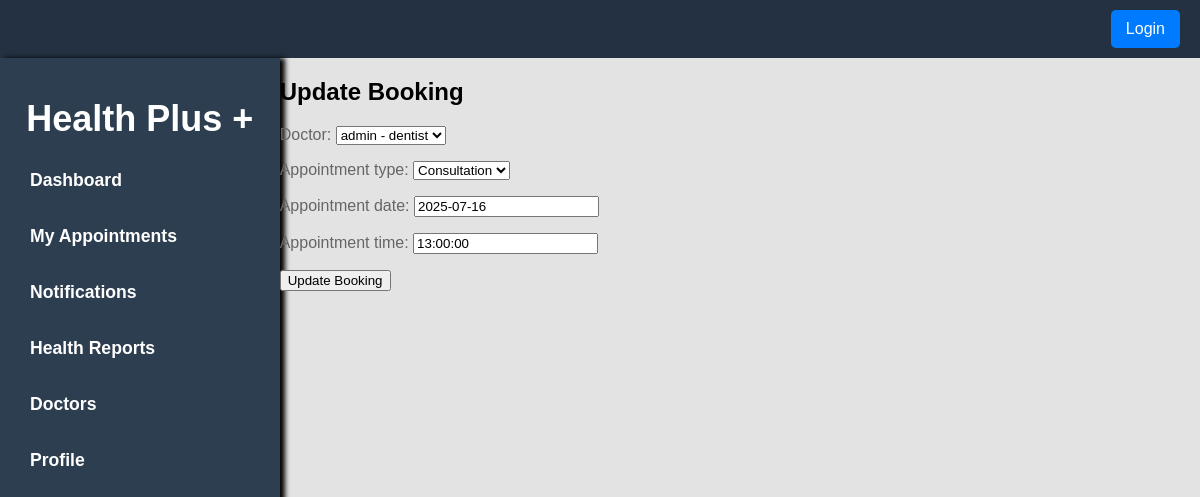
The app's page /appointment/1/update/ with its own data.
### booking/models.py (models this page shows, shortened)
class Appointment(models.Model):
    user = models.ForeignKey(User, on_delete=models.CASCADE, related_name='appointments')
    doctor = models.ForeignKey(Doctor, on_delete=models.CASCADE, related_name='appointments')
    appointment_type = models.ForeignKey(AppointmentType, on_delete=models.CASCADE)
    appointment_date = models.DateField()
    appointment_time = models.TimeField()
    status = models.CharField(max_length=20, choices=[('scheduled', 'Scheduled'), ('completed', 'Completed'), ('canceled', 'Canceled')])
    created_at = models.DateTimeField(auto_now_add=True)
    updated_at = models.DateTimeField(auto_now=True)
    class Meta:
        indexes = [
            models.Index(fields=['appointment_date']),
        ]

### booking/views.py (the view)
# urls.py: path('appointment/<pk>/update/', views.appointmentUpdateView, name='appointment_update'),
def appointmentUpdateView(request, pk):
    booking = get_object_or_404(Appointment, pk=pk)
    if request.method == "POST":
        form = AppointmentForm(request.POST, instance=booking)
        if form.is_valid():
            form.save()
            return redirect("booking_list")
    else:
        form = AppointmentForm(instance=booking)
    context = {
        "title": "Update Appointment",
        "form": form
    }
    return render(request, "appointment/appointment_update.html", context)

### booking/forms.py (shortened to what this page needs)
class AppointmentForm(forms.ModelForm):
    class Meta:
        model = Appointment
        fields = ['doctor', 'appointment_type', 'appointment_date', 'appointment_time']
        widgets = {
            'doctor': forms.Select(attrs={'placeholder': 'Select Doctor'}),
            'appointment_type': forms.Select(attrs={'placeholder': 'Select Appointment Type'}),
        }
    def __init__(self, *args, **kwargs):
        super(AppointmentForm, self).__init__(*args, **kwargs)
        for field in self.fields.values():
            field.error_messages = {
                'required': 'This field is required.',
                'invalid': 'Please enter a valid value.',
            }
            field.widget.attrs.update({'class': 'form-control'})

### booking/models.py (called while the page is built)
    def __str__(self):
        return f"{self.user.username} - {self.specialty}"

    def __str__(self):
        return self.name

### booking/templates/appointment/appointment_update.html (shortened to what this page needs)
{% extends 'index.html' %}
{% block content %}
<section style='flex-basis:80%;'>
    <h1>Update Booking</h1>
    <form method="post">
        {{ form.as_p }}
        <button type="submit">Update Booking</button>
    </form>
{% endblock %}

### booking/static/css/style.css (style rules this page uses)
body { margin: 0; padding: 0; background-color: #e3e3e3; font-family: 'Arial', sans-serif; width: 100%; position:fixed; }

### booking/templates/index.html (style rules this page uses)
p { color: #666; font-size: 16px; }

### records on screen
Appointment: doctor "admin - dentist", appointment_type "Consultation", appointment_date "2025-07-16", appointment_time "13:00:00"
